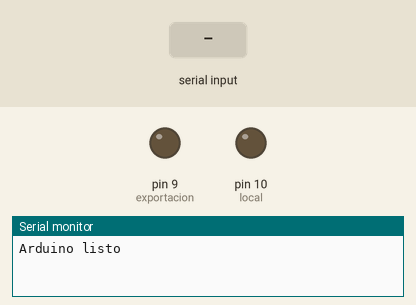
Bench run of a sketch on a simulated Arduino Uno, built with avr-gcc and run on an emulated ATmega328P. Shown: output pins drawn as LEDs (lit = HIGH), the last lines printed to the serial monitor. The test bench sets the inputs (shaded band).

Above: at 1.2 s.
1.3 s: "2" received over Serial
At 2.1 s:
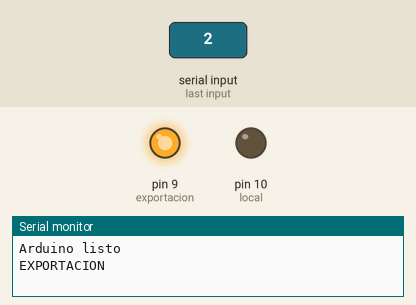
2.8 s: "3" received over Serial
At 3.3 s:
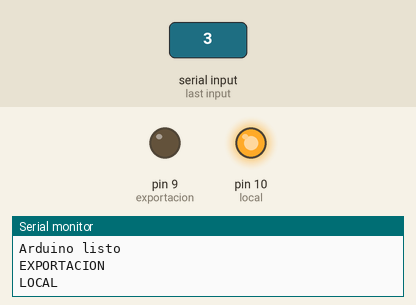
4.3 s: "0" received over Serial
At 5.6 s:
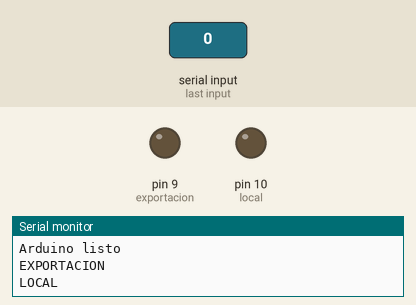
Timing chart, 0 to 7.3 s (numbered marks = the images above; inputs shaded):
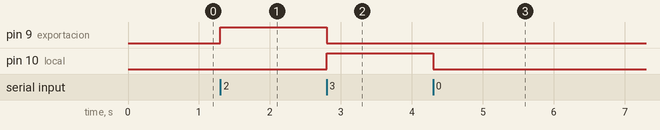

Measured:
- after the input at 1.3 s, pin 9 (exportacion): LOW → HIGH at once
- after the input at 2.8 s, pin 9 (exportacion): HIGH → LOW at once; pin 10 (local): LOW → HIGH at once
- after the input at 4.3 s, pin 10 (local): HIGH → LOW at once

The sketch:

arduino.ino
```cpp
void setup() {

  Serial.begin(9600);

  pinMode(8, OUTPUT);   // desecho
  pinMode(9, OUTPUT);   // exportacion
  pinMode(10, OUTPUT);  // local

  digitalWrite(8, LOW);
  digitalWrite(9, LOW);
  digitalWrite(10, LOW);

  Serial.println("Arduino listo");
}

void loop() {

  if (Serial.available()) {

    char data = Serial.read();

    // Apagar todo
    digitalWrite(8, LOW);
    digitalWrite(9, LOW);
    digitalWrite(10, LOW);

    if (data == '1') {
      digitalWrite(8, HIGH);
      Serial.println("DESECHO");
    }

    else if (data == '2') {
      digitalWrite(9, HIGH);
      Serial.println("EXPORTACION");
    }

    else if (data == '3') {
      digitalWrite(10, HIGH);
      Serial.println("LOCAL");
    }
  }
}
```
